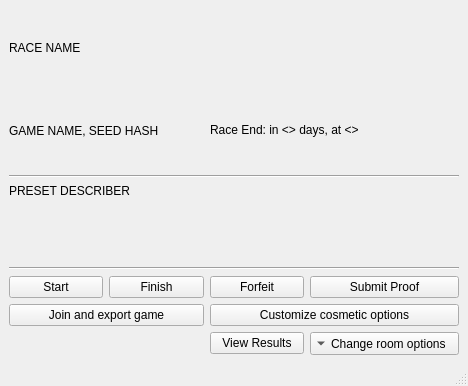
<?xml version="1.0" encoding="UTF-8"?>
<ui version="4.0">
 <class>AsyncRaceRoomWindow</class>
 <widget class="QMainWindow" name="AsyncRaceRoomWindow">
  <property name="geometry">
   <rect>
    <x>0</x>
    <y>0</y>
    <width>468</width>
    <height>386</height>
   </rect>
  </property>
  <property name="windowTitle">
   <string>Async Race Room</string>
  </property>
  <widget class="QWidget" name="centralwidget">
   <layout class="QGridLayout" name="gridLayout">
    <item row="0" column="0" colspan="2">
     <widget class="QLabel" name="name_label">
      <property name="text">
       <string>RACE NAME</string>
      </property>
     </widget>
    </item>
    <item row="1" column="2" colspan="2">
     <widget class="QLabel" name="start_end_date_label">
      <property name="text">
       <string>Race End: in &lt;&gt; days, at &lt;&gt;</string>
      </property>
     </widget>
    </item>
    <item row="2" column="0" colspan="4">
     <widget class="Line" name="layout_description_line">
      <property name="orientation">
       <enum>Qt::Orientation::Horizontal</enum>
      </property>
     </widget>
    </item>
    <item row="6" column="0" colspan="2">
     <widget class="QPushButton" name="join_and_export_button">
      <property name="text">
       <string>Join and export game</string>
      </property>
     </widget>
    </item>
    <item row="6" column="2" colspan="2">
     <widget class="QPushButton" name="customize_cosmetic_button">
      <property name="text">
       <string>Customize cosmetic options</string>
      </property>
     </widget>
    </item>
    <item row="1" column="0" colspan="2">
     <widget class="QLabel" name="game_details_label">
      <property name="text">
       <string>GAME NAME, SEED HASH</string>
      </property>
     </widget>
    </item>
    <item row="4" column="0" colspan="4">
     <widget class="Line" name="line_2">
      <property name="orientation">
       <enum>Qt::Orientation::Horizontal</enum>
      </property>
     </widget>
    </item>
    <item row="3" column="0" colspan="2">
     <widget class="QLabel" name="layout_description_left_label">
      <property name="text">
       <string>PRESET DESCRIBER</string>
      </property>
      <property name="alignment">
       <set>Qt::AlignmentFlag::AlignLeading|Qt::AlignmentFlag::AlignLeft|Qt::AlignmentFlag::AlignTop</set>
      </property>
      <property name="wordWrap">
       <bool>true</bool>
      </property>
     </widget>
    </item>
    <item row="3" column="2" colspan="2">
     <widget class="QLabel" name="layout_description_right_label">
      <property name="text">
       <string/>
      </property>
      <property name="alignment">
       <set>Qt::AlignmentFlag::AlignLeading|Qt::AlignmentFlag::AlignLeft|Qt::AlignmentFlag::AlignTop</set>
      </property>
      <property name="wordWrap">
       <bool>true</bool>
      </property>
     </widget>
    </item>
    <item row="7" column="3">
     <widget class="QToolButton" name="change_options_button">
      <property name="text">
       <string>Change room options</string>
      </property>
      <property name="popupMode">
       <enum>QToolButton::ToolButtonPopupMode::InstantPopup</enum>
      </property>
      <property name="toolButtonStyle">
       <enum>Qt::ToolButtonStyle::ToolButtonTextBesideIcon</enum>
      </property>
      <property name="arrowType">
       <enum>Qt::ArrowType::DownArrow</enum>
      </property>
     </widget>
    </item>
    <item row="5" column="0">
     <widget class="QPushButton" name="start_button">
      <property name="text">
       <string>Start</string>
      </property>
     </widget>
    </item>
    <item row="5" column="1">
     <widget class="QPushButton" name="finish_button">
      <property name="text">
       <string>Finish</string>
      </property>
     </widget>
    </item>
    <item row="5" column="2">
     <widget class="QPushButton" name="forfeit_button">
      <property name="text">
       <string>Forfeit</string>
      </property>
     </widget>
    </item>
    <item row="5" column="3">
     <widget class="QPushButton" name="submit_proof_button">
      <property name="text">
       <string>Submit Proof</string>
      </property>
     </widget>
    </item>
    <item row="7" column="2">
     <widget class="QPushButton" name="view_results_button">
      <property name="text">
       <string>View Results</string>
      </property>
     </widget>
    </item>
   </layout>
  </widget>
  <widget class="QMenuBar" name="menubar">
   <property name="geometry">
    <rect>
     <x>0</x>
     <y>0</y>
     <width>468</width>
     <height>17</height>
    </rect>
   </property>
  </widget>
  <widget class="QStatusBar" name="statusbar"/>
 </widget>
 <resources/>
 <connections/>
</ui>
